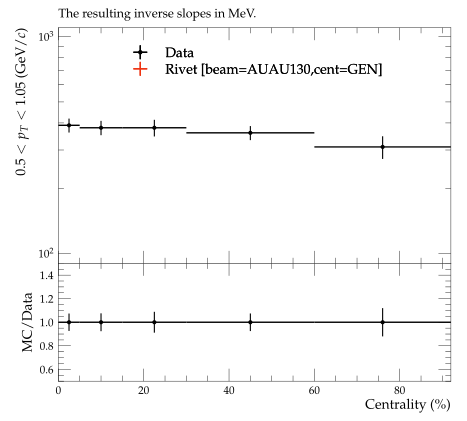

Reproduce this figure in Python.
#! /usr/bin/env python3

# This Python script was auto-generated using YODA v2.1.2.
# Analysis object: /PHENIX_2004_I623413/d29-x01-y01
# Timestamp: 16-12-2025 (21:30:11)

import matplotlib as mpl
import matplotlib.pyplot as plt
mpl.use('Agg') # comment out for interactive use
import os
import numpy as np
from numpy import nan, inf

plotDir = os.path.split(os.path.realpath(__file__))[0]
if 'YODA_USER_PLOT_PATH' in globals():
    plot_outdir = globals()['YODA_USER_PLOT_PATH']
else:
    plot_outdir = plotDir

#plot style
plt.style.use(os.path.join(plotDir, '../default.mplstyle'))
# plot metadata
figW, figH = plt.rcParams['figure.figsize']
ax_xLabel = 'Centrality ($\\%$)'
ax_yLabel = '0.5 $<$ $p_{T}$ $<$ 1.05 (GeV/$c$)'
ax_title  = 'The resulting inverse slopes in MeV.'
ax_xScale = 'linear'
ax_yScale = 'log'
xLims = (0.0, 92.0)
yLims = (90.0, 1100.0)

# TeX-friendly labels for the legend
labels = {
  'legend' : ([ r"Data", r"Rivet [beam=AUAU130,cent=GEN]" ], r""),
}

# Adjust canvas width and height
canvasW = 10.0
canvasH = 9.0
figW *= canvasW/10.
figH *= canvasH/9.

# Create figure and axis objects
fig, (ax, ratio0_ax) = plt.subplots(2, 1, sharex=True,
                  figsize=(figW,figH), gridspec_kw={'height_ratios': (6.0, 3.0)})

# Set figure margins
plt.subplots_adjust(
    left   = 1.0 * plt.rcParams['figure.subplot.left'],
    right  = 1.0 * plt.rcParams['figure.subplot.right'],
    top    = 1.0 * plt.rcParams['figure.subplot.top'],
    bottom = 1.0 * plt.rcParams['figure.subplot.bottom'])

ratio0_ax.yaxis.set_major_locator(mpl.ticker.MultipleLocator(0.2))
ratio0_ax.set_ylim(0.5, 1.4999)
ratio0_ax.set_ylabel('MC/Data')

# the numerical data is stored in a separate file
dataf = dict()
prefix = os.path.split(__file__)[0]
if prefix:    prefix = prefix + '/'
exec(open(prefix+'d29-x01-y01__data.py').read(), dataf)


legend_handles = dict() # keep track of handles for the legend

# style options for curves
# starts at zorder>=5 to draw curve on top of legend
styles = {
  'Data': {
    'color' : 'black',
    'linestyle' : '-',
    'lineopacity' : 1.0,
    'linewidth' : 1,
    'marker' : 'o',
    'markersize' : 2,
    'capsize' : 0.0,
    'zorder' : 5,
    'histstyle' : 0,
    'drawstyle' : 'steps-pre',
    'xerrorbars' : 1,
    'yerrorbars' : 1,
    'fillcolor' : None,
    'fillopacity' : 1.0,
    'ratio0_linestyle' : '-',
    'ratio0_lineopacity' : 1.0,
    'ratio0_linewidth' : 1,
    'ratio0_marker' : 'o',
    'ratio0_markersize' : 2,
    'ratio0_capsize' : 0.0,
    'ratio0_zorder' : 5,
    'ratio0_histstyle' : 0,
    'ratio0_drawstyle' : 'steps-pre',
    'ratio0_xerrorbars' : 1,
    'ratio0_yerrorbars' : 1,
  },
  'Rivet.yoda [beam=AUAU130,cent=GEN]': {
    'color' : '#EE3311',
    'linestyle' : '-',
    'lineopacity' : 1.0,
    'linewidth' : 1,
    'marker' : 'none',
    'markersize' : 2,
    'capsize' : 0.0,
    'zorder' : 6,
    'histstyle' : 1,
    'drawstyle' : 'steps-pre',
    'xerrorbars' : 1,
    'yerrorbars' : 1,
    'fillcolor' : None,
    'fillopacity' : 1.0,
    'ratio0_linestyle' : '-',
    'ratio0_lineopacity' : 1.0,
    'ratio0_linewidth' : 1,
    'ratio0_marker' : 'none',
    'ratio0_markersize' : 2,
    'ratio0_capsize' : 0.0,
    'ratio0_zorder' : 6,
    'ratio0_histstyle' : 1,
    'ratio0_drawstyle' : 'steps-pre',
    'ratio0_xerrorbars' : 1,
    'ratio0_yerrorbars' : 1,
  },
}

# curve from input yoda files in main panel
for label, yvals in dataf['yvals'].items():
    if all(np.isnan(v) for v in dataf['yvals'][label]):
        continue
    tmp = None
    if styles[label]['histstyle']: # draw as histogram
        xpos = dataf['xedges'][label] if styles[label]['drawstyle'] else dataf['xpoints'][label]
        ypos = np.insert(yvals, 0, yvals[0]) if styles[label]['drawstyle'] else yvals
        if styles[label]['fillcolor']: # fill area below curve
            ax.fill_between(xpos, ypos, step='pre',
                            color=styles[label]['fillcolor'],
                            alpha=styles[label]['fillopacity'])
        tmp, = ax.plot(xpos, ypos,
                       color=styles[label]['color'],
                       linestyle=styles[label]['linestyle'],
                       alpha=styles[label]['lineopacity'],
                       linewidth=styles[label]['linewidth'],
                       drawstyle=styles[label]['drawstyle'], solid_joinstyle='miter',
                       zorder=styles[label]['zorder'], label=label)
    tmp = ax.errorbar(dataf['xpoints'][label], yvals,
                      xerr=np.array(dataf['xerrs'][label])*styles[label]['xerrorbars'],
                      yerr=np.array(dataf['yerrs'][label])*styles[label]['yerrorbars'],
                      fmt=styles[label]['marker'], capsize=styles[label]['capsize'],
                      alpha=styles[label]['lineopacity'],
                      markersize=styles[label]['markersize'],
                      ecolor=styles[label]['color'],
                      color=styles[label]['color'], zorder=styles[label]['zorder'])
    tmp[-1][0].set_linestyle(styles[label]['linestyle'])
    tmp[-1][0].set_linewidth(styles[label]['linewidth'])
    if label in dataf['add_legend_handle']:  legend_handles[label] = tmp
    for varLabel in dataf['variation_yvals'].keys():
        if varLabel.startswith(label):
            tmp, = ax.plot(dataf['xedges'][label], dataf['variation_yvals'][varLabel],
                           color=styles[label]['color'],
                           linestyle=styles[label]['linestyle'],
                           linewidth=styles[label]['linewidth'],
                           drawstyle='steps-pre', solid_joinstyle='miter',
                           zorder=styles[label]['zorder'], alpha=0.5)


# plots on ratio panel
# curve from input yoda files in ratio panel
for label, yvals in dataf['ratio0_yvals'].items():
    if all(np.isnan(v) for v in yvals):
        continue
    if styles[label]['ratio0_histstyle']: # plot as histogram
        xpos = dataf['xedges']['Data'] if styles[label]['ratio0_drawstyle'] else dataf['xpoints']['Data']
        ypos = np.insert(yvals, 0, yvals[0]) if styles[label]['ratio0_drawstyle'] else yvals
        ratio0_ax.plot(xpos, ypos,
                       color=styles[label]['color'],
                       linewidth=styles[label]['linewidth'],
                       linestyle=styles[label]['ratio0_linestyle'],
                       alpha=styles[label]['ratio0_lineopacity'],
                       drawstyle=styles[label]['ratio0_drawstyle'], zorder=styles[label]['zorder'],
                       solid_joinstyle='miter')
    tmp = ratio0_ax.errorbar(dataf['xpoints']['Data'], yvals,
                             xerr=np.array(dataf['ref_xerrs'])*styles[label]['ratio0_xerrorbars'],
                             yerr=np.array(dataf['ratio0_yerrs'][label])*styles[label]['ratio0_yerrorbars'],
                             fmt=styles[label]['ratio0_marker'], capsize=styles[label]['ratio0_capsize'],
                             alpha=styles[label]['ratio0_lineopacity'],
                             markersize=styles[label]['ratio0_markersize'],
                             ecolor=styles[label]['color'],
                             color=styles[label]['color'])
    tmp[-1][0].set_linestyle(styles[label]['ratio0_linestyle'])
    tmp[-1][0].set_linewidth(styles[label]['ratio0_linewidth'])

    for varlabel in dataf['ratio0_variation_vals'].keys():
        if varlabel.startswith(label):
            ratio0_ax.plot(dataf['xedges']['Data'],
                            dataf['ratio0_variation_vals'][varlabel],
                            color=styles[label]['color'],
                            linestyle=styles[label]['linestyle'],
                            linewidth=styles[label]['linewidth'],
                            drawstyle='steps-pre', solid_joinstyle='miter',
                            zorder=1, alpha=0.5)

legend_items = list(legend_handles.values())
ax.add_artist(ax.legend(legend_items,
                        labels['legend'][0],
                        title=labels['legend'][1],
                        alignment='left',
                        loc='upper center',
                        bbox_to_anchor=(0.5, 0.97)))

# set plot metadata as defined above
ratio0_ax.set_xlabel(ax_xLabel)
ratio0_ax.xaxis.set_label_coords(1., -0.15)
ax.set_ylabel(ax_yLabel, ha='right', va='top')
ax.yaxis.set_label_coords(-0.11, 1.0)
ax.set_title(ax_title, loc='left')
ax.set_xscale(ax_xScale)
ax.set_yscale(ax_yScale)
ratio0_ax.set_yscale('linear')
ax.set_xlim(xLims)
ax.set_ylim(yLims)

# tick formatting
plt.rcParams['xtick.top'] = True
plt.rcParams['ytick.right'] = True
ax.yaxis.set_major_locator(mpl.ticker.LogLocator(base=10.0, numticks=np.inf))
ax.yaxis.set_minor_locator(mpl.ticker.LogLocator(
                           base=10.0, subs=np.arange(0.1, 1, 0.1), numticks=np.inf))
fig.align_ylabels((ax, ratio0_ax))
plt.savefig(os.path.join(plot_outdir, 'd29-x01-y01.pdf'), format='PDF')
plt.savefig(os.path.join(plot_outdir, 'd29-x01-y01.png'), format='PNG')

plt.close(fig)
